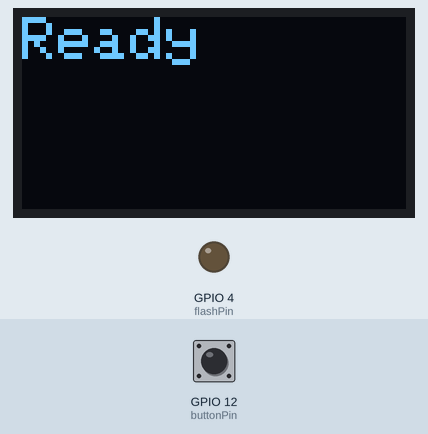
Simulated run of this sketch. Board: ESP32. On the bench: 128×64 one-colour display, output pins drawn as LEDs (lit = HIGH). The test bench sets the inputs (shaded band); at power-on: GPIO 12 (buttonPin) HIGH. WiFi joins after 1.5 s; servers stay silent unless stated; uploads are accepted with an empty reply; the camera gives no picture; what the sketch prints to the serial monitor is not drawn.

Above: at 3.1 s.
3.2 s: GPIO 12 (buttonPin) pulled LOW for 0.15 s
At 5.4 s:
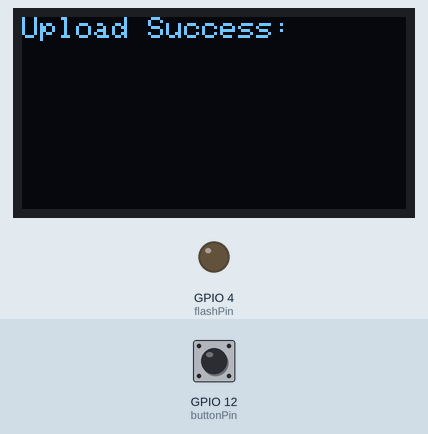
6.3 s: GPIO 12 (buttonPin) pulled LOW for 1 s
At 6.9 s:
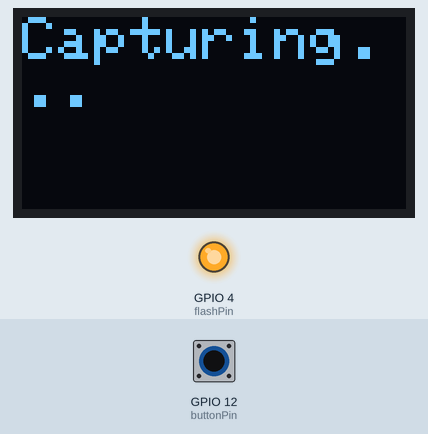
10.3 s: GPIO 12 (buttonPin) pulled LOW for 3.2 s
At 11.2 s:
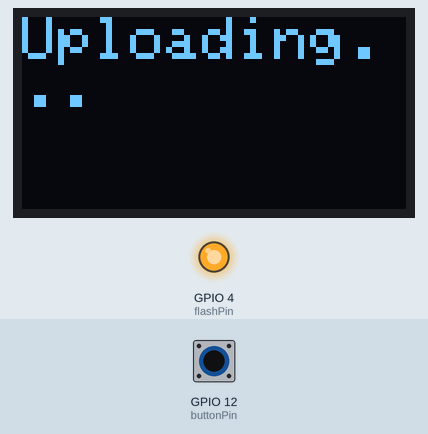
Timing chart, 0 to 13.3 s (numbered marks = the images above; inputs shaded):
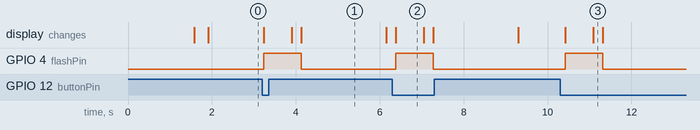

Measured:
- after the input at 3.2 s, GPIO 4 (flashPin): LOW → HIGH at once, → LOW 0.89 s later; the display: first differs from a run without the input at once (image 1 shows a later state)
- after the input at 6.3 s, GPIO 4 (flashPin): LOW → HIGH after 0.08 s, → LOW 0.89 s later; the display: changes after 0.08 s (image 2)
- after the input at 10.3 s, GPIO 4 (flashPin): LOW → HIGH after 0.12 s, → LOW 0.89 s later; the display: first differs from a run without the input after 0.12 s (image 3 shows a later state)
- what the display in image 1 shows lasts 2.1 s, from 4.1 s to 6.2 s
- what the display in image 2 shows lasts 0.6 s, from 6.4 s to 7.0 s

The sketch:

esp32_cam_code3.ino
```cpp
#include "esp_camera.h"
#include <WiFi.h>
#include <HTTPClient.h>
#include <Wire.h>
#include <Adafruit_SSD1306.h>

// WiFi credentials
const char* ssid = "Thebasement";
const char* password = "Fmab1357";

// Server endpoint
const char* serverUrl = "http://10.0.0.136:5000/upload";

// GPIO for the button and flash
const int buttonPin = 12;
const int flashPin = 4;  // GPIO 4 controls the flash (LED)

// OLED config
#define SCREEN_WIDTH 128
#define SCREEN_HEIGHT 64
#define OLED_SDA 14
#define OLED_SCL 2

Adafruit_SSD1306 display(SCREEN_WIDTH, SCREEN_HEIGHT, &Wire, -1);

bool lastButtonState = LOW;

void startCamera() {
  camera_config_t config;
  config.ledc_channel = LEDC_CHANNEL_0;
  config.ledc_timer = LEDC_TIMER_0;
  config.pin_d0 = 5;
  config.pin_d1 = 18;
  config.pin_d2 = 19;
  config.pin_d3 = 21;
  config.pin_d4 = 36;
  config.pin_d5 = 39;
  config.pin_d6 = 34;
  config.pin_d7 = 35;
  config.pin_xclk = 0;
  config.pin_pclk = 22;
  config.pin_vsync = 25;
  config.pin_href = 23;
  config.pin_sscb_sda = 26;
  config.pin_sscb_scl = 27;
  config.pin_pwdn = 32;
  config.pin_reset = -1;
  config.xclk_freq_hz = 20000000;
  config.pixel_format = PIXFORMAT_JPEG;

  if(psramFound()) {
    config.frame_size = FRAMESIZE_VGA;
    config.jpeg_quality = 10;
    config.fb_count = 1;
  } else {
    config.frame_size = FRAMESIZE_CIF;
    config.jpeg_quality = 12;
    config.fb_count = 1;
  }

  esp_err_t err = esp_camera_init(&config);
  if (err != ESP_OK) {
    Serial.printf("Camera init failed with error 0x%x\n", err);
    displayMessage("Camera init failed");
    return;
  }
}

void displayMessage(const char* message) {
  display.clearDisplay();
  display.setCursor(0,0);
  display.setTextSize(2);
  display.setTextColor(SSD1306_WHITE);
  display.println(message);
  display.display();
}

void setup() {
  Serial.begin(115200);

  pinMode(buttonPin, INPUT_PULLUP);
  pinMode(flashPin, OUTPUT);

  Wire.begin(OLED_SDA, OLED_SCL);
  if(!display.begin(SSD1306_SWITCHCAPVCC, 0x3C)) {
    Serial.println("SSD1306 allocation failed");
    while(1);
  }

  displayMessage("Starting WiFi...");

  WiFi.begin(ssid, password);
  Serial.print("Connecting to WiFi...");
  while (WiFi.status() != WL_CONNECTED) {
    delay(500);
    Serial.print(".");
  }
  Serial.println("Connected!");
  displayMessage("WiFi Connected");

  startCamera();
  displayMessage("Ready");
}

void loop() {
  bool currentButtonState = digitalRead(buttonPin) == LOW;

  if (currentButtonState && !lastButtonState) {
    Serial.println("Button pressed. Flushing old frames...");
    displayMessage("Capturing...");

    digitalWrite(flashPin, HIGH);
    delay(100);

    for (int i = 0; i < 3; i++) {
      camera_fb_t* temp = esp_camera_fb_get();
      if (temp) esp_camera_fb_return(temp);
      delay(100);
    }

    camera_fb_t* fb = esp_camera_fb_get();
    if (!fb) {
      Serial.println("Camera capture failed");
      displayMessage("Capture failed");
      digitalWrite(flashPin, LOW);
      return;
    }

    Serial.println("Photo captured. Uploading...");
    displayMessage("Uploading...");

    if (WiFi.status() == WL_CONNECTED) {
      HTTPClient http;
      http.begin(serverUrl);
      http.addHeader("Content-Type", "image/jpeg");

      int httpResponseCode = http.POST(fb->buf, fb->len);
      String response = http.getString();  // Get server's face recognition result

      display.clearDisplay();
      display.setCursor(0, 0);
      display.setTextSize(1);
      display.setTextColor(SSD1306_WHITE);

      if (httpResponseCode == 200) {
        display.println("Upload Success:");
        display.println(response);  // Show recognition result
      } else {
        display.println("Upload Fail");
        display.print("Code: ");
        display.println(httpResponseCode);
      }

      display.display();
      http.end();
    } else {
      Serial.println("WiFi not connected");
      displayMessage("WiFi Error");
    }

    esp_camera_fb_return(fb);

    digitalWrite(flashPin, LOW);
    delay(2000);  // Let user read the result
    displayMessage("Ready");
  }

  lastButtonState = currentButtonState;
  delay(100);
}
```
